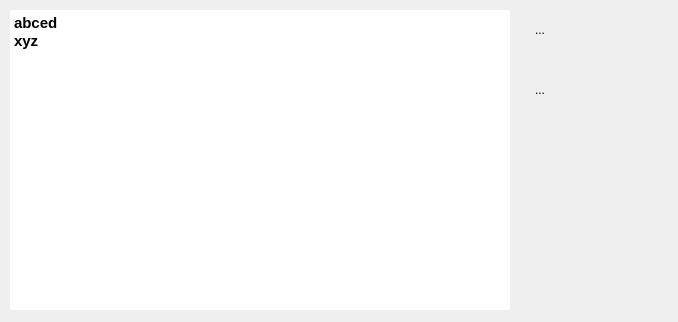
<?xml version="1.0" encoding="UTF-8"?>
<ui version="4.0">
 <class>QTACData</class>
 <widget class="QWidget" name="QTACData">
  <property name="geometry">
   <rect>
    <x>0</x>
    <y>0</y>
    <width>678</width>
    <height>322</height>
   </rect>
  </property>
  <property name="windowTitle">
   <string>Symbol Data</string>
  </property>
  <property name="windowIcon">
   <iconset>
    <normaloff>:/icons/images/icons/TIFF/back_alt.tiff</normaloff>:/icons/images/icons/TIFF/back_alt.tiff</iconset>
  </property>
  <widget class="QToolButton" name="upToolButton">
   <property name="geometry">
    <rect>
     <x>520</x>
     <y>10</y>
     <width>40</width>
     <height>40</height>
    </rect>
   </property>
   <property name="focusPolicy">
    <enum>Qt::NoFocus</enum>
   </property>
   <property name="text">
    <string>...</string>
   </property>
   <property name="icon">
    <iconset resource="../resources/ChartGeany.qrc">
     <normaloff>:/png/images/icons/PNG/Button_Up.png</normaloff>:/png/images/icons/PNG/Button_Up.png</iconset>
   </property>
   <property name="iconSize">
    <size>
     <width>32</width>
     <height>32</height>
    </size>
   </property>
   <property name="autoRaise">
    <bool>true</bool>
   </property>
  </widget>
  <widget class="QToolButton" name="downToolButton">
   <property name="geometry">
    <rect>
     <x>520</x>
     <y>70</y>
     <width>40</width>
     <height>40</height>
    </rect>
   </property>
   <property name="focusPolicy">
    <enum>Qt::NoFocus</enum>
   </property>
   <property name="text">
    <string>...</string>
   </property>
   <property name="icon">
    <iconset resource="../resources/ChartGeany.qrc">
     <normaloff>:/png/images/icons/PNG/Button_Down.png</normaloff>:/png/images/icons/PNG/Button_Down.png</iconset>
   </property>
   <property name="iconSize">
    <size>
     <width>32</width>
     <height>32</height>
    </size>
   </property>
   <property name="autoRaise">
    <bool>true</bool>
   </property>
  </widget>
  <widget class="QPlainTextEdit" name="textEditData">
   <property name="geometry">
    <rect>
     <x>10</x>
     <y>10</y>
     <width>500</width>
     <height>300</height>
    </rect>
   </property>
   <property name="font">
    <font>
     <pointsize>11</pointsize>
     <weight>75</weight>
     <bold>true</bold>
    </font>
   </property>
   <property name="frameShape">
    <enum>QFrame::NoFrame</enum>
   </property>
   <property name="frameShadow">
    <enum>QFrame::Plain</enum>
   </property>
   <property name="lineWrapMode">
    <enum>QPlainTextEdit::NoWrap</enum>
   </property>
   <property name="readOnly">
    <bool>true</bool>
   </property>
   <property name="plainText">
    <string>abced
xyz
</string>
   </property>
   <property name="textInteractionFlags">
    <set>Qt::NoTextInteraction</set>
   </property>
  </widget>
 </widget>
 <resources>
  <include location="../resources/ChartGeany.qrc"/>
 </resources>
 <connections/>
</ui>
